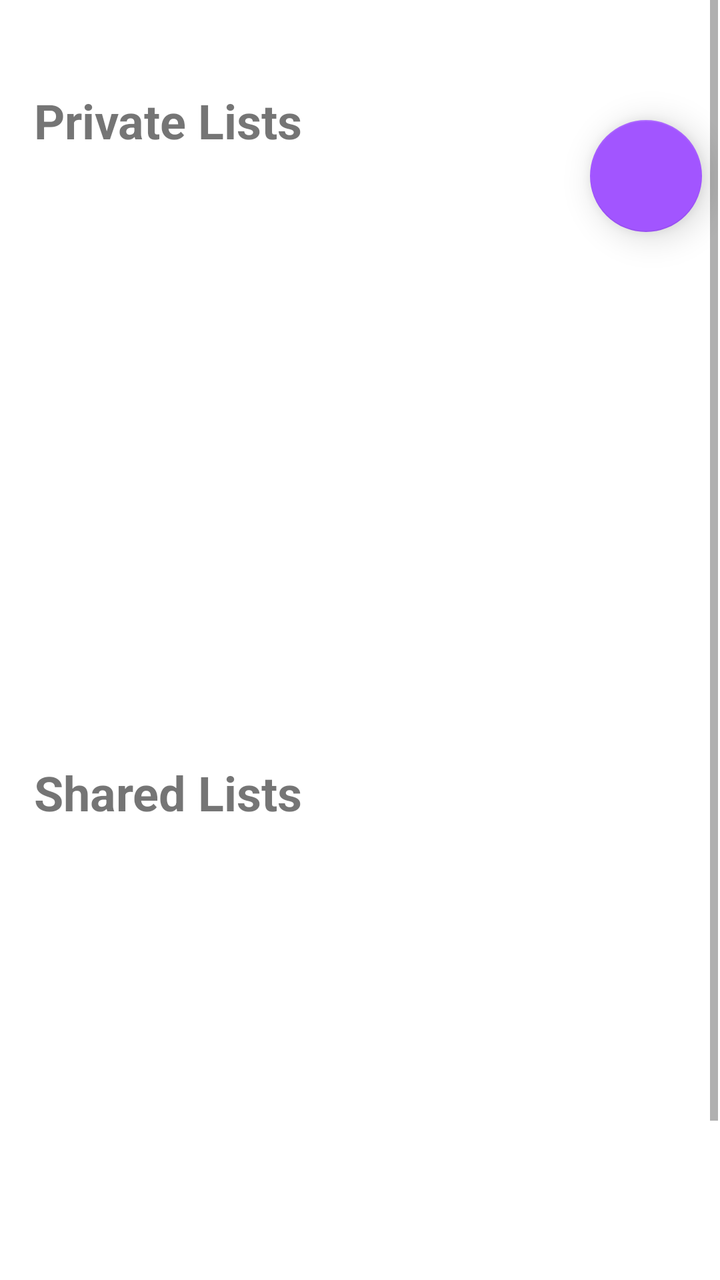
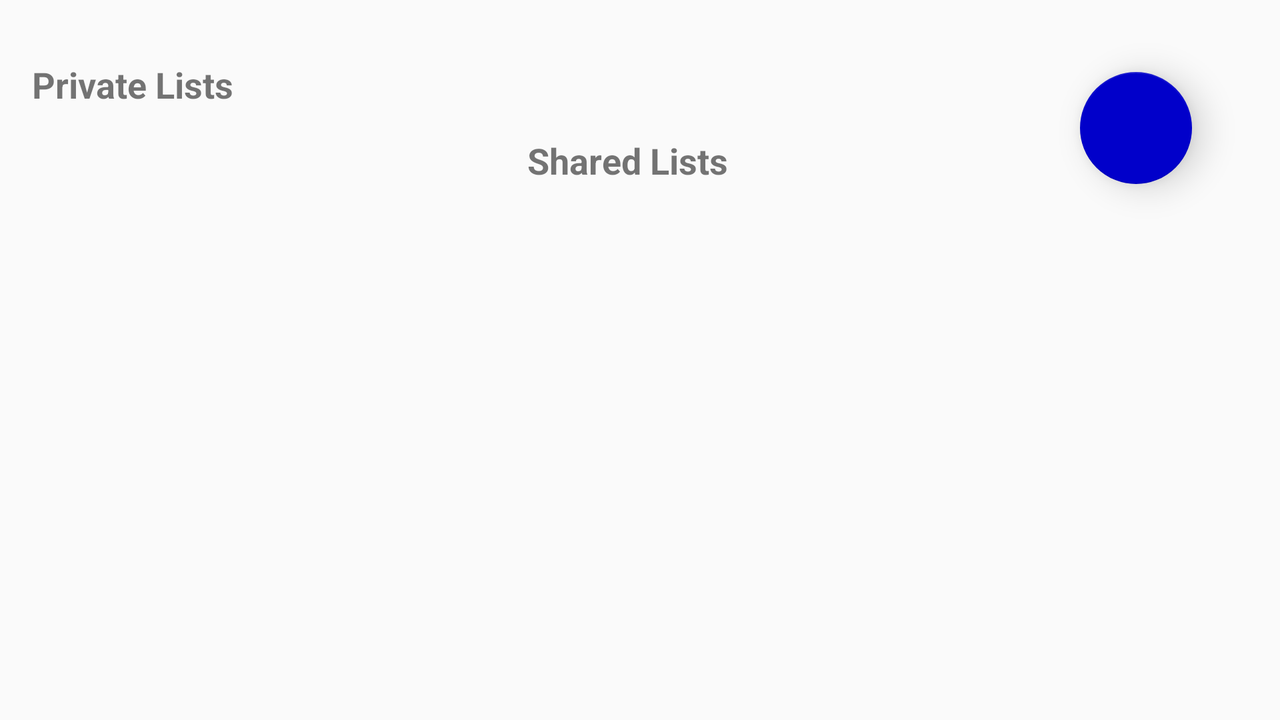

The same Android screen from two of the app's own layout files: first res/layout/ as a phone draws it, then the repository's variant for another configuration, drawn on a device whose configuration selects that folder. Both files follow.
<!-- AndroidManifest.xml: application theme AppTheme -->
<!-- res/layout/fragment_list_overview.xml -->
<?xml version="1.0" encoding="utf-8"?>
<androidx.constraintlayout.widget.ConstraintLayout xmlns:android="http://schemas.android.com/apk/res/android"
    xmlns:app="http://schemas.android.com/apk/res-auto"
    xmlns:tools="http://schemas.android.com/tools"
    android:id="@+id/constraintLayout"
    android:layout_width="match_parent"
    android:layout_height="match_parent"
    android:background="#FFFFFF"
    tools:context=".view.listOverviewFragment">


    <ScrollView
        android:id="@+id/scrollView3"
        android:layout_width="0dp"
        android:layout_height="0dp"
        android:layout_marginStart="1dp"
        android:layout_marginEnd="1dp"
        app:layout_constraintBottom_toBottomOf="parent"
        app:layout_constraintEnd_toEndOf="parent"
        app:layout_constraintStart_toStartOf="parent"
        app:layout_constraintTop_toTopOf="parent">

        <androidx.constraintlayout.widget.ConstraintLayout
            android:id="@+id/constraintLayout2"
            android:layout_width="match_parent"
            android:layout_height="wrap_content">

            <androidx.recyclerview.widget.RecyclerView
                android:id="@+id/singleListRecyclerView"
                android:layout_width="418dp"
                android:layout_height="272dp"
                android:layout_marginTop="92dp"
                android:elevation="0dp"
                app:layout_constraintEnd_toEndOf="parent"
                app:layout_constraintHorizontal_bias="0.444"
                app:layout_constraintStart_toStartOf="parent"
                app:layout_constraintTop_toTopOf="parent" />

            <androidx.recyclerview.widget.RecyclerView
                android:id="@+id/sharedListRecyclerView"
                android:layout_width="414dp"
                android:layout_height="303dp"
                android:layout_marginTop="64dp"
                app:layout_constraintEnd_toEndOf="parent"
                app:layout_constraintHorizontal_bias="0.0"
                app:layout_constraintStart_toStartOf="parent"
                app:layout_constraintTop_toBottomOf="@+id/singleListRecyclerView" />

            <TextView
                android:id="@+id/sharedListTitle"
                android:layout_width="wrap_content"
                android:layout_height="wrap_content"
                android:layout_marginStart="16dp"
                android:layout_marginTop="16dp"
                android:text="@string/shared_lists"
                android:textSize="24sp"
                android:textStyle="bold"
                app:layout_constraintStart_toStartOf="parent"
                app:layout_constraintTop_toBottomOf="@+id/singleListRecyclerView" />

            <TextView
                android:id="@+id/privateListTitle"
                android:layout_width="167dp"
                android:layout_height="35dp"
                android:layout_marginStart="16dp"
                android:layout_marginTop="44dp"
                android:text="@string/private_lists"
                android:textSize="24sp"
                android:textStyle="bold"
                app:layout_constraintStart_toStartOf="parent"
                app:layout_constraintTop_toTopOf="parent" />

            <com.google.android.material.floatingactionbutton.FloatingActionButton
                android:id="@+id/applyChanges"
                android:layout_width="56dp"
                android:layout_height="56dp"
                android:layout_marginTop="60dp"
                android:layout_marginEnd="8dp"
                android:clickable="true"
                android:focusable="true"
                android:src="@drawable/add_white_icon"
                android:transitionName="@string/transition_fab"
                app:elevation="10dp"
                app:layout_constraintEnd_toEndOf="parent"
                app:layout_constraintTop_toTopOf="parent" />

            <TextView
                android:id="@+id/noPrivateListsMessage"
                android:layout_width="276dp"
                android:layout_height="100dp"
                android:layout_marginStart="16dp"
                android:layout_marginTop="12dp"
                android:elevation="0dp"
                android:textSize="18sp"
                app:layout_constraintEnd_toEndOf="parent"
                app:layout_constraintHorizontal_bias="0.0"
                app:layout_constraintStart_toStartOf="parent"
                app:layout_constraintTop_toBottomOf="@+id/privateListTitle" />

            <TextView
                android:id="@+id/noSharedListsMessage"
                android:layout_width="311dp"
                android:layout_height="112dp"
                android:layout_marginStart="16dp"
                android:layout_marginTop="8dp"
                android:textSize="18sp"
                app:layout_constraintStart_toStartOf="parent"
                app:layout_constraintTop_toBottomOf="@+id/sharedListTitle" />

        </androidx.constraintlayout.widget.ConstraintLayout>
    </ScrollView>

</androidx.constraintlayout.widget.ConstraintLayout>
<!-- resources referenced by this layout -->
<resources>
  <string name="private_lists">Private Lists</string>
  <string name="shared_lists">Shared Lists</string>
  <string name="transition_fab" translatable="false">transition_fab</string>
  <style name="AppTheme" parent="Theme.AppCompat.DayNight.NoActionBar">
          
  
          <item name="colorPrimary">@color/colorPrimary</item>
          <item name="colorPrimaryDark">@color/colorPrimaryDark</item>
          <item name="colorAccent">@color/colorAccent</item>
      </style>
  <color name="colorPrimary">#0100CA</color>
  <color name="colorPrimaryDark">#001d97</color>
  <color name="colorAccent">#A255FF</color>
</resources>
<!-- res/layout-land/fragment_list_overview.xml (the repository's variant of the layout above) -->
<!-- drawn on the phone turned sideways -->
<?xml version="1.0" encoding="utf-8"?>
<androidx.constraintlayout.widget.ConstraintLayout xmlns:android="http://schemas.android.com/apk/res/android"
    xmlns:app="http://schemas.android.com/apk/res-auto"
    xmlns:tools="http://schemas.android.com/tools"
    android:id="@+id/constraintLayout"
    android:layout_width="match_parent"
    android:layout_height="match_parent"
    tools:context=".view.listOverviewFragment">

    <com.google.android.material.floatingactionbutton.FloatingActionButton
        android:id="@+id/applyChanges"
        android:layout_width="56dp"
        android:layout_height="56dp"
        android:layout_marginTop="36dp"
        android:layout_marginEnd="44dp"
        android:background="#0100CA"
        android:clickable="true"
        android:focusable="true"
        android:src="@drawable/add_white_icon"
        android:transitionName="@string/transition_fab"
        app:backgroundTint="#0100CA"
        app:elevation="10dp"
        app:layout_constraintEnd_toEndOf="parent"
        app:layout_constraintTop_toTopOf="parent" />

    <TextView
        android:id="@+id/noPrivateListsMessage"
        android:layout_width="276dp"
        android:layout_height="100dp"
        android:layout_marginBottom="100dp"
        android:elevation="0dp"
        android:textSize="18sp"
        app:layout_constraintBottom_toBottomOf="@+id/scrollViewListView"
        app:layout_constraintEnd_toEndOf="@+id/scrollViewListView"
        app:layout_constraintStart_toStartOf="parent"
        app:layout_constraintTop_toBottomOf="@+id/privateListTitle" />

    <TextView
        android:id="@+id/noSharedListsMessage"
        android:layout_width="311dp"
        android:layout_height="112dp"
        android:layout_marginEnd="80dp"
        android:layout_marginBottom="80dp"
        android:textSize="18sp"
        app:layout_constraintBottom_toBottomOf="@+id/scrollViewSharedLists"
        app:layout_constraintEnd_toEndOf="parent"
        app:layout_constraintStart_toStartOf="@+id/scrollViewSharedLists"
        app:layout_constraintTop_toBottomOf="@+id/sharedListTitle" />

    <TextView
        android:id="@+id/privateListTitle"
        android:layout_width="130dp"
        android:layout_height="26dp"
        android:layout_marginStart="16dp"
        android:layout_marginBottom="8dp"
        android:text="@string/private_lists"
        android:textSize="18sp"
        android:textStyle="bold"
        app:layout_constraintBottom_toTopOf="@+id/scrollViewListView"
        app:layout_constraintStart_toStartOf="parent" />

    <ScrollView
        android:id="@+id/scrollViewListView"
        android:layout_width="296dp"
        android:layout_height="292dp"
        android:layout_marginStart="8dp"
        android:layout_marginBottom="4dp"
        app:layout_constraintBottom_toBottomOf="parent"
        app:layout_constraintStart_toStartOf="parent">

        <androidx.recyclerview.widget.RecyclerView
            android:id="@+id/singleListRecyclerView"
            android:layout_width="match_parent"
            android:layout_height="wrap_content" />
    </ScrollView>

    <TextView
        android:id="@+id/sharedListTitle"
        android:layout_width="wrap_content"
        android:layout_height="wrap_content"
        android:layout_marginTop="68dp"
        android:layout_marginEnd="176dp"
        android:text="@string/shared_lists"
        android:textSize="18sp"
        android:textStyle="bold"
        app:layout_constraintEnd_toStartOf="@+id/applyChanges"
        app:layout_constraintHorizontal_bias="1.0"
        app:layout_constraintStart_toEndOf="@+id/privateListTitle"
        app:layout_constraintTop_toTopOf="parent" />

    <ScrollView
        android:id="@+id/scrollViewSharedLists"
        android:layout_width="312dp"
        android:layout_height="290dp"
        android:layout_marginTop="100dp"
        android:layout_marginEnd="44dp"
        app:layout_constraintBottom_toBottomOf="parent"
        app:layout_constraintEnd_toEndOf="parent"
        app:layout_constraintHorizontal_bias="0.704"
        app:layout_constraintStart_toEndOf="@+id/scrollViewListView"
        app:layout_constraintTop_toTopOf="parent"
        app:layout_constraintVertical_bias="0.333">

        <androidx.recyclerview.widget.RecyclerView
            android:id="@+id/sharedListRecyclerView"
            android:layout_width="match_parent"
            android:layout_height="wrap_content" />

    </ScrollView>

</androidx.constraintlayout.widget.ConstraintLayout>
